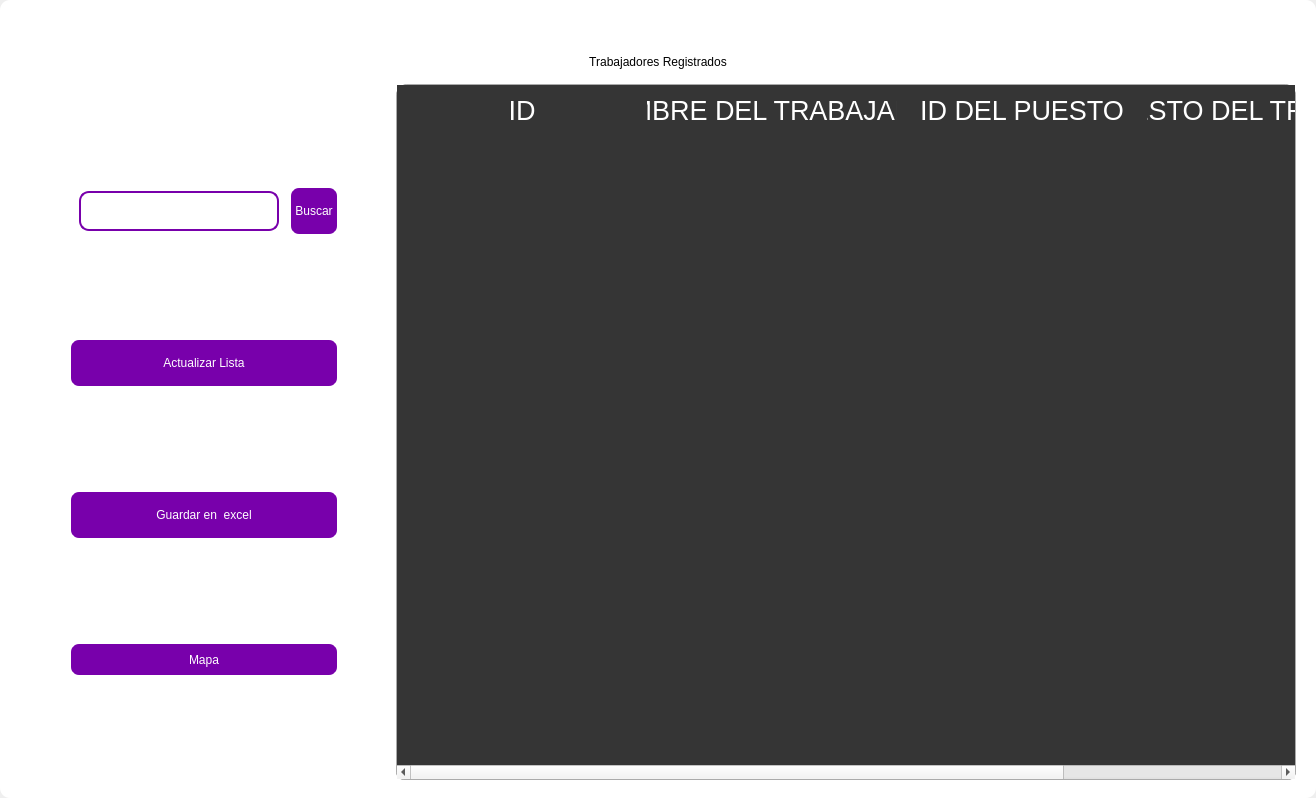
<?xml version="1.0" encoding="UTF-8"?>
<ui version="4.0">
 <class>MainWindow</class>
 <widget class="QMainWindow" name="MainWindow">
  <property name="geometry">
   <rect>
    <x>0</x>
    <y>0</y>
    <width>1316</width>
    <height>798</height>
   </rect>
  </property>
  <property name="windowTitle">
   <string>MainWindow</string>
  </property>
  <property name="styleSheet">
   <string notr="true"/>
  </property>
  <widget class="QWidget" name="centralwidget">
   <property name="styleSheet">
    <string notr="true"/>
   </property>
   <layout class="QVBoxLayout" name="verticalLayout">
    <property name="spacing">
     <number>0</number>
    </property>
    <property name="leftMargin">
     <number>0</number>
    </property>
    <property name="topMargin">
     <number>0</number>
    </property>
    <property name="rightMargin">
     <number>0</number>
    </property>
    <property name="bottomMargin">
     <number>0</number>
    </property>
    <item>
     <widget class="QFrame" name="frame">
      <property name="enabled">
       <bool>true</bool>
      </property>
      <property name="styleSheet">
       <string notr="true">
QFrame {
	border-radius:10px;
	background-color: rgb(255, 255, 255);
 }
</string>
      </property>
      <property name="frameShape">
       <enum>QFrame::StyledPanel</enum>
      </property>
      <property name="frameShadow">
       <enum>QFrame::Raised</enum>
      </property>
      <layout class="QVBoxLayout" name="verticalLayout_2">
       <item>
        <widget class="QFrame" name="frame_superior">
         <property name="minimumSize">
          <size>
           <width>0</width>
           <height>40</height>
          </size>
         </property>
         <property name="maximumSize">
          <size>
           <width>16777215</width>
           <height>40</height>
          </size>
         </property>
         <property name="styleSheet">
          <string notr="true">QPushButton{
border-radius:18px;
}

QPushButton:hover{
	background-color: rgb(0, 0, 0);
}
</string>
         </property>
         <property name="frameShape">
          <enum>QFrame::StyledPanel</enum>
         </property>
         <property name="frameShadow">
          <enum>QFrame::Raised</enum>
         </property>
         <layout class="QHBoxLayout" name="horizontalLayout_3">
          <property name="spacing">
           <number>4</number>
          </property>
          <property name="leftMargin">
           <number>0</number>
          </property>
          <property name="topMargin">
           <number>0</number>
          </property>
          <property name="rightMargin">
           <number>0</number>
          </property>
          <property name="bottomMargin">
           <number>0</number>
          </property>
          <item>
           <widget class="QPushButton" name="btn_icon">
            <property name="text">
             <string/>
            </property>
            <property name="iconSize">
             <size>
              <width>40</width>
              <height>40</height>
             </size>
            </property>
           </widget>
          </item>
          <item>
           <spacer name="horizontalSpacer_2">
            <property name="orientation">
             <enum>Qt::Horizontal</enum>
            </property>
            <property name="sizeHint" stdset="0">
             <size>
              <width>443</width>
              <height>20</height>
             </size>
            </property>
           </spacer>
          </item>
          <item>
           <widget class="QPushButton" name="btn_exit">
            <property name="minimumSize">
             <size>
              <width>38</width>
              <height>38</height>
             </size>
            </property>
            <property name="maximumSize">
             <size>
              <width>38</width>
              <height>38</height>
             </size>
            </property>
            <property name="cursor">
             <cursorShape>PointingHandCursor</cursorShape>
            </property>
            <property name="text">
             <string/>
            </property>
            <property name="iconSize">
             <size>
              <width>35</width>
              <height>35</height>
             </size>
            </property>
           </widget>
          </item>
          <item>
           <widget class="QPushButton" name="bt_minimizar">
            <property name="minimumSize">
             <size>
              <width>38</width>
              <height>38</height>
             </size>
            </property>
            <property name="maximumSize">
             <size>
              <width>38</width>
              <height>38</height>
             </size>
            </property>
            <property name="cursor">
             <cursorShape>PointingHandCursor</cursorShape>
            </property>
            <property name="text">
             <string/>
            </property>
            <property name="icon">
             <iconset>
              <normaloff>image/minus.svg</normaloff>image/minus.svg</iconset>
            </property>
            <property name="iconSize">
             <size>
              <width>38</width>
              <height>38</height>
             </size>
            </property>
           </widget>
          </item>
          <item>
           <widget class="QPushButton" name="bt_maximizar">
            <property name="minimumSize">
             <size>
              <width>38</width>
              <height>38</height>
             </size>
            </property>
            <property name="maximumSize">
             <size>
              <width>38</width>
              <height>38</height>
             </size>
            </property>
            <property name="cursor">
             <cursorShape>PointingHandCursor</cursorShape>
            </property>
            <property name="text">
             <string/>
            </property>
            <property name="icon">
             <iconset>
              <normaloff>image/chevron-up.svg</normaloff>image/chevron-up.svg</iconset>
            </property>
            <property name="iconSize">
             <size>
              <width>38</width>
              <height>38</height>
             </size>
            </property>
           </widget>
          </item>
          <item>
           <widget class="QPushButton" name="bt_restaurar">
            <property name="minimumSize">
             <size>
              <width>38</width>
              <height>38</height>
             </size>
            </property>
            <property name="maximumSize">
             <size>
              <width>38</width>
              <height>38</height>
             </size>
            </property>
            <property name="cursor">
             <cursorShape>PointingHandCursor</cursorShape>
            </property>
            <property name="text">
             <string/>
            </property>
            <property name="icon">
             <iconset>
              <normaloff>image/chevron-down.svg</normaloff>image/chevron-down.svg</iconset>
            </property>
            <property name="iconSize">
             <size>
              <width>38</width>
              <height>38</height>
             </size>
            </property>
           </widget>
          </item>
          <item>
           <widget class="QPushButton" name="bt_cerrar">
            <property name="minimumSize">
             <size>
              <width>38</width>
              <height>38</height>
             </size>
            </property>
            <property name="maximumSize">
             <size>
              <width>38</width>
              <height>38</height>
             </size>
            </property>
            <property name="cursor">
             <cursorShape>PointingHandCursor</cursorShape>
            </property>
            <property name="text">
             <string/>
            </property>
            <property name="icon">
             <iconset>
              <normaloff>image/x.svg</normaloff>image/x.svg</iconset>
            </property>
            <property name="iconSize">
             <size>
              <width>38</width>
              <height>38</height>
             </size>
            </property>
           </widget>
          </item>
         </layout>
        </widget>
       </item>
       <item>
        <widget class="QLabel" name="label">
         <property name="styleSheet">
          <string notr="true">font: 30pt &quot;MS Shell Dlg 2&quot;;
color: rgb(0, 0, 0);</string>
         </property>
         <property name="text">
          <string>Trabajadores Registrados</string>
         </property>
         <property name="alignment">
          <set>Qt::AlignCenter</set>
         </property>
        </widget>
       </item>
       <item>
        <widget class="QFrame" name="frame_3">
         <property name="minimumSize">
          <size>
           <width>0</width>
           <height>0</height>
          </size>
         </property>
         <property name="frameShape">
          <enum>QFrame::StyledPanel</enum>
         </property>
         <property name="frameShadow">
          <enum>QFrame::Raised</enum>
         </property>
         <layout class="QHBoxLayout" name="horizontalLayout_4">
          <property name="leftMargin">
           <number>9</number>
          </property>
          <property name="topMargin">
           <number>9</number>
          </property>
          <property name="rightMargin">
           <number>9</number>
          </property>
          <item>
           <layout class="QVBoxLayout" name="verticalLayout_4">
            <property name="spacing">
             <number>50</number>
            </property>
            <property name="sizeConstraint">
             <enum>QLayout::SetDefaultConstraint</enum>
            </property>
            <property name="leftMargin">
             <number>50</number>
            </property>
            <property name="topMargin">
             <number>50</number>
            </property>
            <property name="rightMargin">
             <number>50</number>
            </property>
            <property name="bottomMargin">
             <number>50</number>
            </property>
            <item>
             <layout class="QHBoxLayout" name="horizontalLayout">
              <property name="spacing">
               <number>10</number>
              </property>
              <property name="leftMargin">
               <number>10</number>
              </property>
              <property name="topMargin">
               <number>0</number>
              </property>
              <property name="bottomMargin">
               <number>0</number>
              </property>
              <item>
               <widget class="QLineEdit" name="searchtxt">
                <property name="minimumSize">
                 <size>
                  <width>200</width>
                  <height>25</height>
                 </size>
                </property>
                <property name="maximumSize">
                 <size>
                  <width>150</width>
                  <height>40</height>
                 </size>
                </property>
                <property name="styleSheet">
                 <string notr="true">QLabel {
	color: rgb(255, 255, 254);
	font: 12pt &quot;Arial&quot;;
	background-color: rgba(0, 0, 0,0);
}

QTextEdit{
background-color: rgba(0, 0, 0,0);
border-radius:10px; 
font: 12pt &quot;Arial&quot;;
color: rgb(255, 255, 254);
border: 2px solid  rgb(255, 255, 255);

}

QTextEdit:hover{
background-color: rgba(0, 0, 0,0);
border-radius:10px; 
font: 12pt &quot;Arial&quot;;
border: 2px solid  rgb(120, 0, 171);
}

QTextEdit:focus{
background-color: rgb(0, 0, 0);
border-radius:10px; 
font: 12pt &quot;Arial&quot;;
border: 2px solid rgb(120, 0, 171);
}

QLineEdit{
background-color: rgba(0, 0, 0,0);
border-radius:10px; 
font: 12pt &quot;Arial&quot;;
color: rgb(255, 255, 254);
border: 2px solid  rgb(120, 0, 171);
}

QLineEdit:hover{
background-color: rgba(0, 0, 0,0);
border-radius:10px; 
font: 12pt &quot;Arial&quot;;
border: 2px solid  rgb(120, 0, 171);
}

QLineEdit:focus{
background-color: rgb(0, 0, 0);
border-radius:10px; 
font: 12pt &quot;Arial&quot;;
border: 2px solid rgb(120, 0, 171);
}

QCheckBox{
	font: 12pt &quot;Arial&quot;;
	color: rgb(255, 255, 255);
}

QCheckBox::indicator {
    width: 18px;
    height:18px;
}

QCheckBox::indicator:unchecked {
   background-image: url(image/square.svg);
}

QCheckBox::indicator:checked {
   background-image: url(image/check-square.svg);
}

QPushButton{
border-radius:10px; 
font: 12pt &quot;Arial&quot;;
color: rgb(255, 255, 254);
border: 2px solid #ffffff;
}

QPushButton:hover{
border-radius:10px; 
font: 12pt &quot;Arial&quot;;
color: rgb(255, 255, 255);
border: 2px solid rgb(120, 0, 171);
	background-color: rgb(120, 0, 171);
}
</string>
                </property>
               </widget>
              </item>
              <item>
               <widget class="QPushButton" name="btn_search">
                <property name="sizePolicy">
                 <sizepolicy hsizetype="Minimum" vsizetype="Fixed">
                  <horstretch>0</horstretch>
                  <verstretch>0</verstretch>
                 </sizepolicy>
                </property>
                <property name="minimumSize">
                 <size>
                  <width>0</width>
                  <height>15</height>
                 </size>
                </property>
                <property name="maximumSize">
                 <size>
                  <width>100</width>
                  <height>50</height>
                 </size>
                </property>
                <property name="cursor">
                 <cursorShape>PointingHandCursor</cursorShape>
                </property>
                <property name="styleSheet">
                 <string notr="true">QPushButton{
border-radius:10px; 
font: 12pt &quot;Arial&quot;;
color: rgb(255, 255, 254);
border: 2px solid #ffffff;
	background-color: rgb(120, 0, 171);
}

QPushButton:hover{
border-radius:10px; 
font: 12pt &quot;Arial&quot;;
color: rgb(255, 255, 255);
border: 2px solid rgb(120, 0, 171);
	background-color: rgb(120, 0, 171);
}</string>
                </property>
                <property name="text">
                 <string>Buscar</string>
                </property>
               </widget>
              </item>
             </layout>
            </item>
            <item>
             <widget class="QPushButton" name="btn_get">
              <property name="minimumSize">
               <size>
                <width>50</width>
                <height>40</height>
               </size>
              </property>
              <property name="maximumSize">
               <size>
                <width>300</width>
                <height>50</height>
               </size>
              </property>
              <property name="cursor">
               <cursorShape>PointingHandCursor</cursorShape>
              </property>
              <property name="styleSheet">
               <string notr="true">QPushButton{
border-radius:10px; 
font: 12pt &quot;Arial&quot;;
color: rgb(255, 255, 254);
border: 2px solid #ffffff;
	background-color: rgb(120, 0, 171);
}

QPushButton:hover{
border-radius:10px; 
font: 12pt &quot;Arial&quot;;
color: rgb(255, 255, 255);
border: 2px solid rgb(120, 0, 171);
	background-color: rgb(120, 0, 171);
}</string>
              </property>
              <property name="text">
               <string>Actualizar Lista</string>
              </property>
              <property name="iconSize">
               <size>
                <width>35</width>
                <height>35</height>
               </size>
              </property>
             </widget>
            </item>
            <item>
             <widget class="QPushButton" name="btn_excel">
              <property name="minimumSize">
               <size>
                <width>10</width>
                <height>40</height>
               </size>
              </property>
              <property name="maximumSize">
               <size>
                <width>300</width>
                <height>50</height>
               </size>
              </property>
              <property name="cursor">
               <cursorShape>PointingHandCursor</cursorShape>
              </property>
              <property name="styleSheet">
               <string notr="true">QPushButton{
border-radius:10px; 
font: 12pt &quot;Arial&quot;;
color: rgb(255, 255, 254);
border: 2px solid #ffffff;
	background-color: rgb(120, 0, 171);
}

QPushButton:hover{
border-radius:10px; 
font: 12pt &quot;Arial&quot;;
color: rgb(255, 255, 255);
border: 2px solid rgb(120, 0, 171);
	background-color: rgb(120, 0, 171);
}</string>
              </property>
              <property name="text">
               <string>Guardar en  excel</string>
              </property>
              <property name="iconSize">
               <size>
                <width>35</width>
                <height>35</height>
               </size>
              </property>
             </widget>
            </item>
            <item>
             <widget class="QPushButton" name="btn_maps">
              <property name="minimumSize">
               <size>
                <width>0</width>
                <height>35</height>
               </size>
              </property>
              <property name="styleSheet">
               <string notr="true">QPushButton{
border-radius:10px; 
font: 12pt &quot;Arial&quot;;
color: rgb(255, 255, 254);
border: 2px solid #ffffff;
	background-color: rgb(120, 0, 171);
}

QPushButton:hover{
border-radius:10px; 
font: 12pt &quot;Arial&quot;;
color: rgb(255, 255, 255);
border: 2px solid rgb(120, 0, 171);
	background-color: rgb(120, 0, 171);
}</string>
              </property>
              <property name="text">
               <string>Mapa</string>
              </property>
             </widget>
            </item>
           </layout>
          </item>
          <item>
           <widget class="QTableWidget" name="table_employee">
            <property name="minimumSize">
             <size>
              <width>900</width>
              <height>0</height>
             </size>
            </property>
            <property name="maximumSize">
             <size>
              <width>700</width>
              <height>16777215</height>
             </size>
            </property>
            <property name="styleSheet">
             <string notr="true">QTableView {

	border: 1px solid rgba(255,255,255,40);
	border-bottom-right-radius: 7px; 
	border-bottom-left-radius: 7px; 
	color: white;
	font: 15pt &quot;MS Shell Dlg 2&quot;;
	background-color: rgb(53, 53, 53);
}

QHeaderView::section {
background-color: rgb(53, 53, 53);
color: white;
border: none;
height: 50px;
font-size: 20pt;
}

QTableView::item {
    border-style: none;
    border-bottom: 1px solid rgba(255,255,255,50);
    padding-left: auto;
    padding-right: auto;
}

QTableView::item:selected{
	border: none;
	color: rgb(255, 255, 255);
    background-color: rgba(255, 255, 255, 50);
}
</string>
            </property>
            <property name="lineWidth">
             <number>1</number>
            </property>
            <property name="editTriggers">
             <set>QAbstractItemView::NoEditTriggers</set>
            </property>
            <attribute name="horizontalHeaderDefaultSectionSize">
             <number>250</number>
            </attribute>
            <column>
             <property name="text">
              <string>ID</string>
             </property>
            </column>
            <column>
             <property name="text">
              <string>NOMBRE DEL TRABAJADOR</string>
             </property>
            </column>
            <column>
             <property name="text">
              <string>ID DEL PUESTO</string>
             </property>
            </column>
            <column>
             <property name="text">
              <string>PUESTO DEL TRABAJADOR</string>
             </property>
            </column>
           </widget>
          </item>
         </layout>
        </widget>
       </item>
      </layout>
     </widget>
    </item>
   </layout>
  </widget>
 </widget>
 <resources/>
 <connections/>
</ui>
